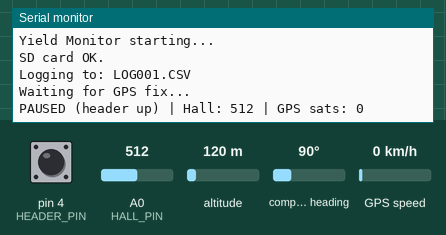
Bench run of a sketch on a simulated Arduino Uno, built with avr-gcc and run on an emulated ATmega328P. Shown: the last lines printed to the serial monitor. Inputs (shaded band) come from the test bench; at power-on: pin 4 (HEADER_PIN) HIGH, A0 (HALL_PIN) = 512, altitude 120 m, compass heading 90°, GPS speed 0 km/h. Storage starts empty; the GPS gets a fix after 3 s at 37.7749, -122.4194 with 8 satellites.

Above: at 1.2 s.
1.3 s: pin 4 (HEADER_PIN) pulled LOW for 1 s
At 2.8 s:
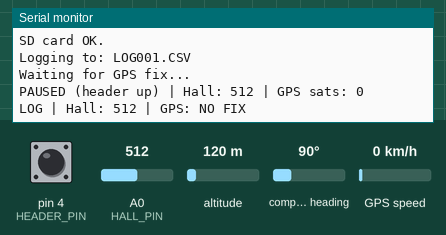
3.8 s: pin 4 (HEADER_PIN) pulled LOW for 1 s
At 4.8 s:
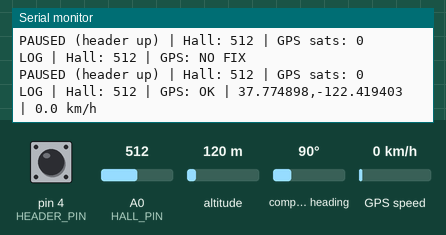
6.3 s: A0 (HALL_PIN) set to 1009
At 7.6 s:
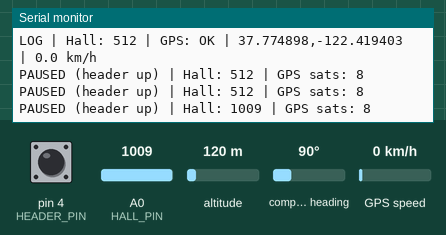
10.4 s: A0 (HALL_PIN) set to 992
At 11.9 s:
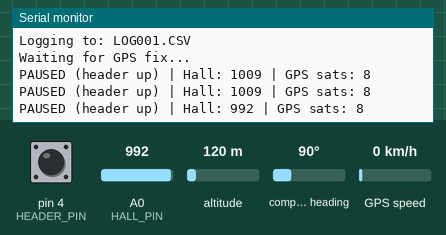
Timing chart, 0 to 12.9 s (numbered marks = the images above; inputs shaded):
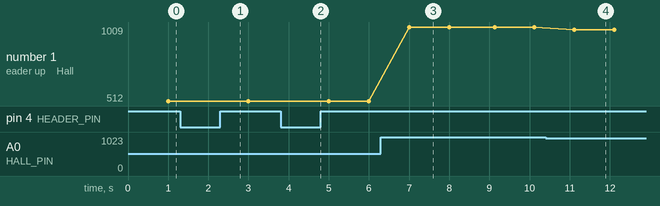

The sketch:

yield_monitor.ino
```cpp
/*
  ============================================================
  Forage Harvester Yield Monitor
  ============================================================
  Hardware:
    - Arduino Uno
    - NEO-6M GPS module on D2/D3 (SoftwareSerial)
    - MicroSD module on SPI (D10 CS, D11 MOSI, D12 MISO, D13 CLK)
    - Hall effect position sensor on A0 (feedroll spacing)
    - NPN NO proximity switch on D4 (header up/down)

  How it works:
    - On startup, the SD card is initialized and a new CSV log
      file is created (LOG001.CSV, LOG002.CSV, etc.)
    - The GPS is then started and begins searching for satellites
    - Every second, the code checks if the header is down
      (proximity switch triggered)
    - If header is down: reads GPS and Hall sensor, writes a
      line to the CSV file
    - If header is up: pauses logging, prints status to Serial

  Log format (CSV):
    date, time(EDT), latitude, longitude, speed_kmh, hall_raw, gps_valid

  Libraries required (install via Arduino Library Manager):
    - TinyGPS++ by Mikal Hart
    - SoftwareSerial (built-in)
    - SD (built-in)
  ============================================================
*/

#include <SoftwareSerial.h>   // Allows serial communication on other pins than D0/D1
#include <TinyGPSPlus.h>      // Parses NMEA sentences from the GPS module
#include <SD.h>               // Reads and writes files on the SD card
#include <SPI.h>              // SPI bus communication (used by SD card)

// ---------- Pin definitions ----------
// These define which Arduino pin each component is connected to
#define GPS_RX_PIN      2     // Arduino receives GPS data on this pin (connect to GPS TX)
#define GPS_TX_PIN      3     // Arduino sends data to GPS on this pin (connect to GPS RX)
#define HEADER_PIN      4     // Proximity switch signal wire (NPN NO, pulled LOW when header down)
#define HALL_PIN        A0    // Hall effect sensor analog output (0–1023, higher = more crop)
#define SD_CS_PIN       10    // SD card chip select pin (SPI)

// ---------- Time zone ----------
// The GPS outputs UTC time. This offset converts it to local time.
// EDT = UTC-4 (summer), EST = UTC-5 (winter)
#define UTC_OFFSET_HOURS  -4

// ---------- Logging interval ----------
// How often a data point is written to the SD card (in milliseconds)
// 1000ms = 1 second = ~1 sample per 1.4–2.8m at harvesting speed
#define LOG_INTERVAL_MS  1000

// ---------- Objects ----------
// SoftwareSerial: creates a serial connection on D2/D3 for the GPS
// since D0/D1 are used by USB programming
SoftwareSerial gpsSerial(GPS_RX_PIN, GPS_TX_PIN);

// TinyGPSPlus: parses the raw NMEA sentences from the GPS into
// usable values like latitude, longitude, speed, date, time
TinyGPSPlus gps;

// File: represents the open log file on the SD card
File logFile;

// ---------- State variables ----------
// Tracks the last time a log entry was written (used for 1Hz timing)
unsigned long lastLogTime = 0;

// Stores the current log filename (e.g. "LOG001.CSV")
String fileName = "";

// -------------------------------------------------------
void setup() {
  // Start serial communication with the computer (for Serial Monitor debugging)
  Serial.begin(9600);

  // Configure the header pin as input with internal pull-up resistor
  // The NPN switch pulls this pin LOW when metal (header) is detected
  // When header is UP (no metal): pin reads HIGH
  // When header is DOWN (metal detected): pin reads LOW
  pinMode(HEADER_PIN, INPUT_PULLUP);

  Serial.println(F("Yield Monitor starting..."));

  // --- Initialize SD card FIRST ---
  // IMPORTANT: SD.begin() must be called before gpsSerial.begin()
  // SoftwareSerial disables interrupts while receiving data, which
  // can corrupt SPI communication with the SD card if started first
  if (!SD.begin(SD_CS_PIN)) {
    Serial.println(F("ERROR: SD card init failed!"));
    // Halt the program — no point continuing without SD card
    while (true);
  }
  Serial.println(F("SD card OK."));

  // --- Generate a unique filename ---
  // Count up from LOG001.CSV until we find a name that doesn't exist yet
  // This ensures each power cycle creates a fresh log file
  for (int i = 1; i <= 999; i++) {
    fileName = "LOG";
    if (i < 100) fileName += "0";  // Pad to 3 digits (e.g. LOG001)
    if (i < 10)  fileName += "0";
    fileName += String(i) + ".CSV";
    if (!SD.exists(fileName)) break;  // Stop when we find an unused name
  }

  // --- Write CSV header row ---
  // Open the file, write the column names, then close it
  logFile = SD.open(fileName, FILE_WRITE);
  if (logFile) {
    logFile.println(F("date,time(EDT),latitude,longitude,speed_kmh,hall_raw,gps_valid"));
    logFile.close();
    Serial.print(F("Logging to: "));
    Serial.println(fileName);
  } else {
    Serial.println(F("ERROR: Could not create log file!"));
    while (true);
  }

  // --- Start GPS AFTER SD is initialized ---
  // See note above about SoftwareSerial/SPI conflict
  gpsSerial.begin(9600);
  Serial.println(F("Waiting for GPS fix..."));
}

// -------------------------------------------------------
void loop() {
  // --- Feed GPS data into TinyGPS++ ---
  // The GPS continuously sends NMEA sentences over serial
  // We read each character and pass it to gps.encode() which
  // parses it in the background. Values like gps.location.lat()
  // are updated automatically as complete sentences arrive.
  while (gpsSerial.available()) {
    gps.encode(gpsSerial.read());
  }

  // --- Check if it's time to log (every 1 second) ---
  unsigned long now = millis();  // millis() = milliseconds since Arduino powered on
  if (now - lastLogTime >= LOG_INTERVAL_MS) {
    lastLogTime = now;  // Reset the timer

    // --- Read the header proximity switch ---
    // NPN NO switch: LOW = metal detected = header is DOWN = we should log
    bool headerDown = (digitalRead(HEADER_PIN) == LOW);

    // --- Read the Hall effect sensor ---
    // analogRead() returns 0–1023 proportional to voltage (0–5V)
    // Higher value = feedrolls more open = more crop = higher yield
    int hallRaw = analogRead(HALL_PIN);

    // --- Only log when header is down ---
    if (headerDown) {
      // Open the log file in append mode (FILE_WRITE appends to existing file)
      logFile = SD.open(fileName, FILE_WRITE);
      if (logFile) {

        // --- Write date (YYYY-MM-DD) ---
        if (gps.date.isValid()) {
          char dateBuf[11];
          sprintf(dateBuf, "%04d-%02d-%02d", gps.date.year(), gps.date.month(), gps.date.day());
          logFile.print(dateBuf);
        } else {
          logFile.print(F("NO_DATE"));  // GPS hasn't received date yet
        }
        logFile.print(F(","));

        // --- Write time (HH:MM:SS) in local time (EDT) ---
        if (gps.time.isValid()) {
          // Apply UTC offset to convert from GPS time (UTC) to local time
          int hour = gps.time.hour() + UTC_OFFSET_HOURS;
          // Handle day boundary wraparound (e.g. UTC 01:00 - 4 = previous day 21:00)
          if (hour < 0) hour += 24;
          if (hour > 23) hour -= 24;
          char timeBuf[9];
          sprintf(timeBuf, "%02d:%02d:%02d", hour, gps.time.minute(), gps.time.second());
          logFile.print(timeBuf);
        } else {
          logFile.print(F("NO_TIME"));
        }
        logFile.print(F(","));

        // --- Write latitude (decimal degrees, 6 decimal places) ---
        if (gps.location.isValid()) {
          logFile.print(gps.location.lat(), 6);
        } else {
          logFile.print(F("0.000000"));  // No fix yet
        }
        logFile.print(F(","));

        // --- Write longitude (decimal degrees, 6 decimal places) ---
        if (gps.location.isValid()) {
          logFile.print(gps.location.lng(), 6);
        } else {
          logFile.print(F("0.000000"));
        }
        logFile.print(F(","));

        // --- Write ground speed (km/h) ---
        if (gps.speed.isValid()) {
          logFile.print(gps.speed.kmph(), 1);  // 1 decimal place
        } else {
          logFile.print(F("0.0"));
        }
        logFile.print(F(","));

        // --- Write Hall sensor raw value (0–1023) ---
        // This is the relative yield indicator — higher = more crop
        // No conversion needed since we're using relative yield
        logFile.print(hallRaw);
        logFile.print(F(","));

        // --- Write GPS valid flag ---
        // 1 = GPS had a valid fix, coordinates are trustworthy
        // 0 = no fix, coordinates are 0.000000 and should be ignored
        logFile.println(gps.location.isValid() ? F("1") : F("0"));

        // Close the file after each write to prevent data loss
        // if power is cut unexpectedly
        logFile.close();

        // --- Print log entry to Serial Monitor for debugging ---
        Serial.print(F("LOG | Hall: "));
        Serial.print(hallRaw);
        Serial.print(F(" | GPS: "));
        Serial.print(gps.location.isValid() ? F("OK") : F("NO FIX"));
        if (gps.location.isValid()) {
          Serial.print(F(" | "));
          Serial.print(gps.location.lat(), 6);
          Serial.print(F(","));
          Serial.print(gps.location.lng(), 6);
          Serial.print(F(" | "));
          Serial.print(gps.speed.kmph(), 1);
          Serial.print(F(" km/h"));
        }
        Serial.println();

      } else {
        // File failed to open — SD card may have been removed
        Serial.println(F("ERROR: Could not open log file!"));
      }

    } else {
      // --- Header is up — print status but don't log ---
      Serial.print(F("PAUSED (header up) | Hall: "));
      Serial.print(hallRaw);
      Serial.print(F(" | GPS sats: "));
      Serial.println(gps.satellites.value());  // Show satellite count while waiting
    }
  }
}
```

Measured:
- after the input at 1.3 s, the serial monitor: prints a new line after 0.72 s (image 1)
- after the input at 3.8 s, the serial monitor: prints a new line after 0.22 s (image 2)
- after the input at 6.3 s, the serial monitor: prints a new line after 0.70 s (image 3)
- after the input at 10.4 s, the serial monitor: prints a new line after 0.71 s (image 4)
- plotted number 1: 512 → 1009 after the input at 6.3 s, 1009 → 992 after the input at 10.4 s
